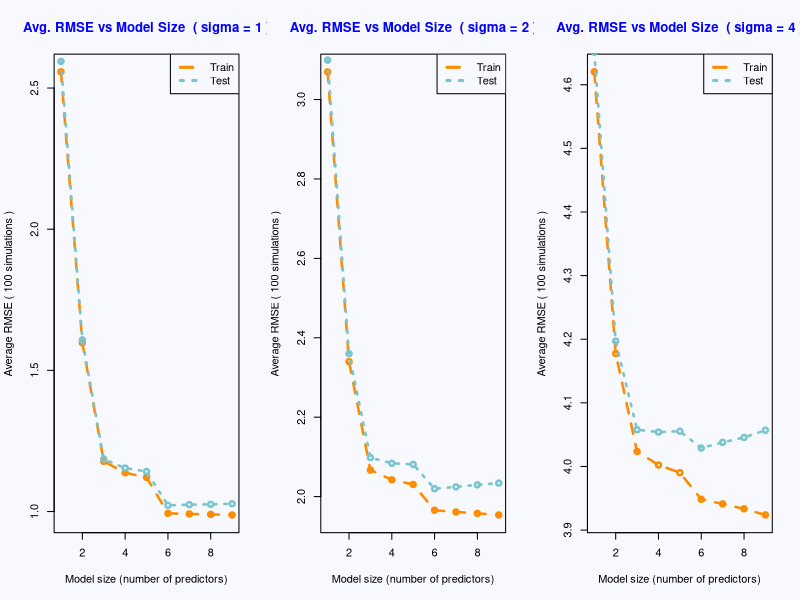
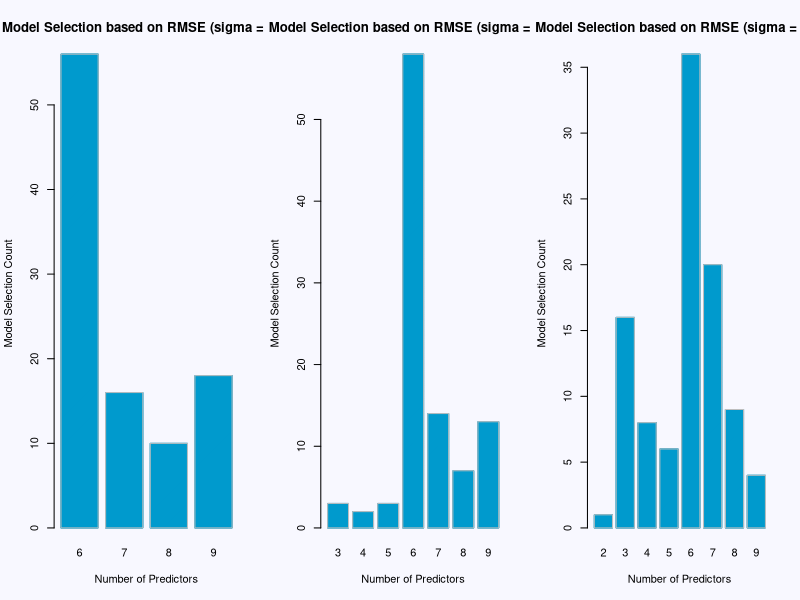

Source code (R) for these figures, in order:
## ---- chunk 1
library(knitr)
library(kableExtra)
library(dplyr)

format_numerics <- function(data, digits = 2, notation_threshold = 0.00001) {
  # make sure is a data.frame, then format
  if(!is.data.frame(data)){
    data <- as.data.frame(data)
  }  
  data %>% 
    mutate_if(
      is.numeric, 
      function(x) {
        if_else(
          abs(x) < notation_threshold, 
          formatC(x, digits = digits, format = "e"), 
          formatC(x, digits = digits, format = "f", drop0trailing = FALSE)
        )
      }
    )
}

gen_kable <- function(table_data, add_row_names = TRUE, caption = "", col_names = c(), row_names = c()) {
  f_data <- format_numerics(table_data) 
  if(length(col_names) != 0){
    colnames(f_data) <- col_names
  }
  if(length(row_names) != 0){
    rownames(f_data) <- row_names
  }  
  f_data %>%
  kable(., format = "html", row.names = add_row_names,
        caption = caption, escape = FALSE) %>%
    kable_styling(bootstrap_options = c("striped", "hover"),
                  full_width = F,
                  font_size = 14,
                  position = "center")
}

fr <- function(nums, digits = 5, notation_threshold = 0.000001) {
  if_else(
    abs(nums) < notation_threshold, 
    formatC(nums, digits = digits, format = "e"), 
    format(round(nums, digits), nsmall = digits)
  )
}

## ---- chunk 2
library(readr)
study2_data <- read_csv("./study_2.csv")

head(study2_data)

## ---- chunk 3
# Set a seed to have a stable generation of random numbers
birthday = 19820426
set.seed(birthday)
## ---- chunk 4
rmse <- function(expected, predicted) {
  n <- length(expected)
  sqrt(sum((expected - predicted)^2) / n)
}

# Generate the simulation data, concretely the y values given an epsilon
# and the known model with 6 predictors.
simulate_data <- function(X, betas, sigma) {
  n <- nrow(X)
  #print(X[, 2:7])
  epsilon <- rnorm(n = n, mean = 0, sd = sigma)
  X_full <- as.matrix(cbind(1, X[, 2:7]))
  X$y <- (X_full %*% betas) + epsilon
  as.data.frame(X)
}

# This function calculates the RMSE for train an test data as well
# as the index of the minimum RMSE on each case.
collect_rmse <- function(trn_data, tst_data) {
  rmse_matrix <- matrix(-1, 2, 9)

  for(im in 1:9) {
    trn_mod <- trn_data[, 1:(im+1)]
    tst_mod <- tst_data[, 1:(im+1)]
    sim_model <- lm(y ~ ., data = trn_mod)
    rmse_matrix[1, im] <- rmse(trn_mod$y, sim_model$fitted.values)
    tst_predictions <- predict(sim_model, newdata = tst_mod)
    rmse_matrix[2, im] <- rmse(tst_mod$y, tst_predictions)
  }
  list(
    rmse_matrix = rmse_matrix,
    trn_min_idx = which.min(rmse_matrix[1, ]),
    tst_min_idx = which.min(rmse_matrix[2, ])
    )
}

## ---- chunk 5
betas <- matrix(c(0, 3, -4, 1.6, -1.1, 0.7, 0.5))
sigma1 <- 1
sigma2 <- 2
sigma4 <- 4
num_sims <- 100

rmse_s1_acc <- matrix(0, 2, 9)
rmse_s2_acc <- matrix(0, 2, 9)
rmse_s4_acc <- matrix(0, 2, 9)

which_mins_s1 <- matrix(0, 2, num_sims)
which_mins_s2 <- matrix(0, 2, num_sims)
which_mins_s4 <- matrix(0, 2, num_sims)

## ---- chunk 6
# The main loop with num_sims simulations

for(i in 1:num_sims) {

  # We simulate the data for the known model (with 7 betas).
  # For each sigma we get a different data set.
  data_sigma1 <- simulate_data(study2_data, betas, sigma1)
  data_sigma2 <- simulate_data(study2_data, betas, sigma2)
  data_sigma4 <- simulate_data(study2_data, betas, sigma4)
  
  # Get 250 random indexes for observations
  idxs <- 1:nrow(study2_data)
  trn_idx = sample(idxs, 250)
  #print(trn_idx)
  
  # Training splits for each sigma
  data_sigma1_trn <- data_sigma1[trn_idx, ]
  data_sigma2_trn <- data_sigma2[trn_idx, ]
  data_sigma4_trn <- data_sigma4[trn_idx, ]
  
  # Testing splits for each sigma
  data_sigma1_tst <- data_sigma1[!(idxs %in% trn_idx), ]
  data_sigma2_tst <- data_sigma2[!(idxs %in% trn_idx), ]
  data_sigma4_tst <- data_sigma4[!(idxs %in% trn_idx), ]
  
  # We get a list with test and train RMSE and the index with 
  # then min RMSE for both cases
  rmse_sigma1 <- collect_rmse(data_sigma1_trn, data_sigma1_tst)
  rmse_sigma2 <- collect_rmse(data_sigma2_trn, data_sigma2_tst)
  rmse_sigma4 <- collect_rmse(data_sigma4_trn, data_sigma4_tst)
  
  # Accumulate the rmse in a 2 by 9 matrix, 
  # we'll use it for the average
  rmse_s1_acc <- rmse_s1_acc + rmse_sigma1$rmse_matrix
  rmse_s2_acc <- rmse_s2_acc + rmse_sigma2$rmse_matrix
  rmse_s4_acc <- rmse_s4_acc + rmse_sigma4$rmse_matrix
  
  # Allocate the index of the minimum RMSE for test/train and each sigma
  which_mins_s1[1, i] <- rmse_sigma1$trn_min_idx
  which_mins_s1[2, i] <- rmse_sigma1$tst_min_idx
  
  which_mins_s2[1, i] <- rmse_sigma2$trn_min_idx
  which_mins_s2[2, i] <- rmse_sigma2$tst_min_idx
  
  which_mins_s4[1, i] <- rmse_sigma4$trn_min_idx
  which_mins_s4[2, i] <- rmse_sigma4$tst_min_idx  

}


## ---- chunk 7
line_plot <- function(y1, y2, sigma, title) {
  plot(1:9, y1,
       xlab = "Model size (number of predictors)", 
       ylab = paste("Average RMSE (", num_sims, "simulations )"),
       main = paste(title," ( sigma =", sigma,")"),     
       col = "darkorange",
       lwd=2.5,
       lty=2,
       col.main='blue',
       type='o')
  
  lines(1:9,y2,
        lwd=2.5,
        lty=3,        
        col='cadetblue3',
        type='o')
  
  legend("topright", c("Train", "Test"), 
       lty = c(2, 3),
       lwd = 3,
       col = c("darkorange", "cadetblue3"))  
}

bar_plot <- function(data, sigma) {
  td <- table(data)
  barplot(td,
    main=paste("Model Selection based on RMSE (sigma = ", sigma," )"),
    xlab="Number of Predictors",
    ylab="Model Selection Count",
    border="gray",
    col='deepskyblue3',
    density=500
  )
}

## ---- chunk 8
par(mfrow=c(1, 3), bg="ghostwhite")
t <- "Avg. RMSE vs Model Size"
line_plot(rmse_s1_acc[1, ] / num_sims, rmse_s1_acc[2, ] / num_sims,
          sigma = 1, title = t)
line_plot(rmse_s2_acc[1, ] / num_sims, rmse_s2_acc[2, ] / num_sims,
          sigma = 2, title = t)
line_plot(rmse_s4_acc[1, ] / num_sims, rmse_s4_acc[2, ] / num_sims,
          sigma = 4, title = t)
## ---- chunk 9

par(mfrow=c(1, 3), bg="ghostwhite")
bar_plot(which_mins_s1[2, ], sigma1)
bar_plot(which_mins_s2[2, ], sigma2)
bar_plot(which_mins_s4[2, ], sigma4)
## ---- chunk 10
rmse_sel <- c(mean(which_mins_s1[2, ] == 6),
              mean(which_mins_s2[2, ] == 6),
              mean(which_mins_s4[2, ] == 6)
              )

gen_kable(rmse_sel, col_names = c("Proportion"), 
          caption = "Proportion of Simulations selecting model 6.",
          row_names = c("sigma = 1", "sigma = 2", "sigma = 4"))

## ---- chunk 11
# The values below correspond to the total number of simulations.
sum(which_mins_s1[1, ] == 9)
sum(which_mins_s2[1, ] == 9)
sum(which_mins_s4[1, ] == 9)
